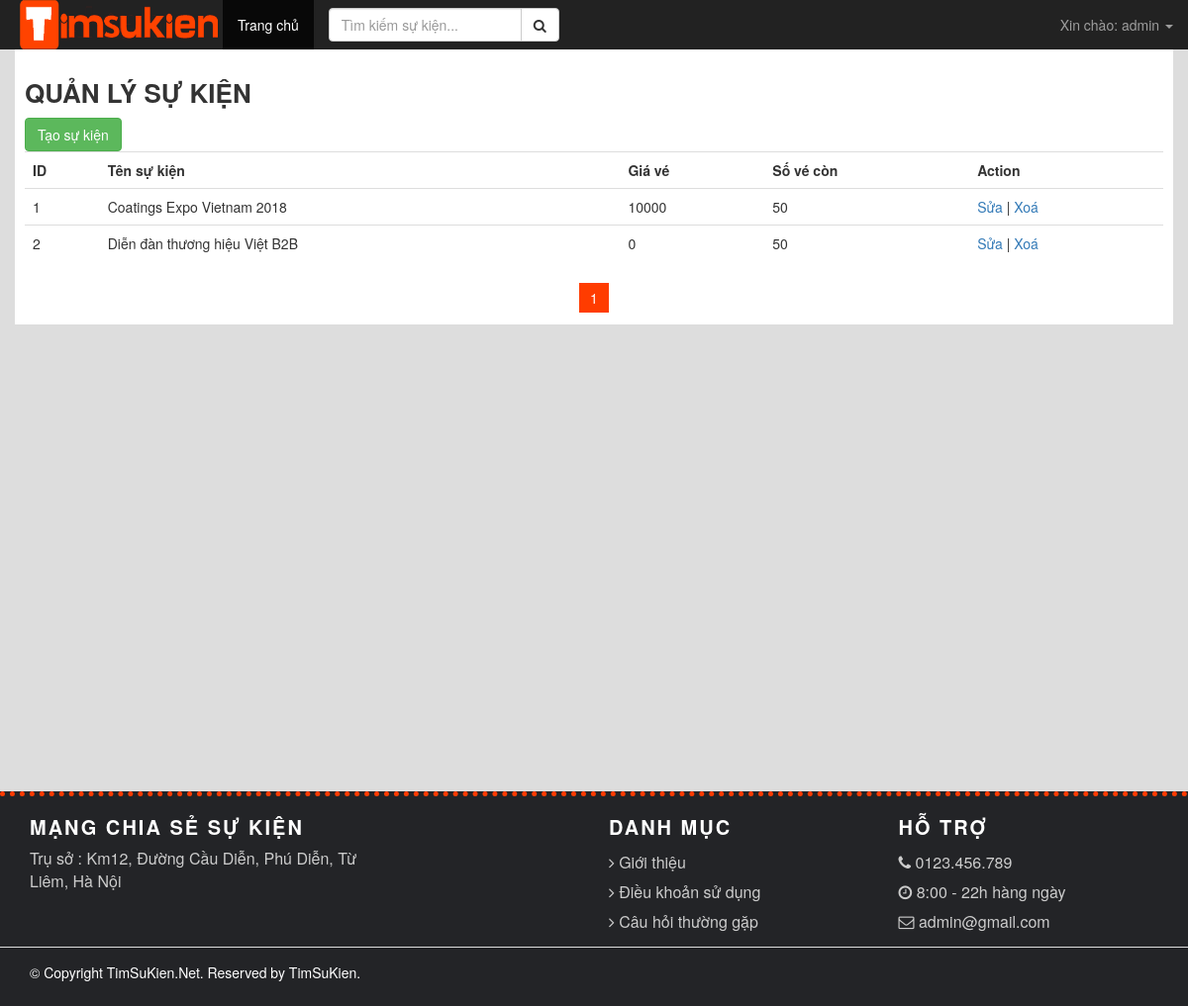
Page /admin/sukien.php (signed in) on the earlier database version.
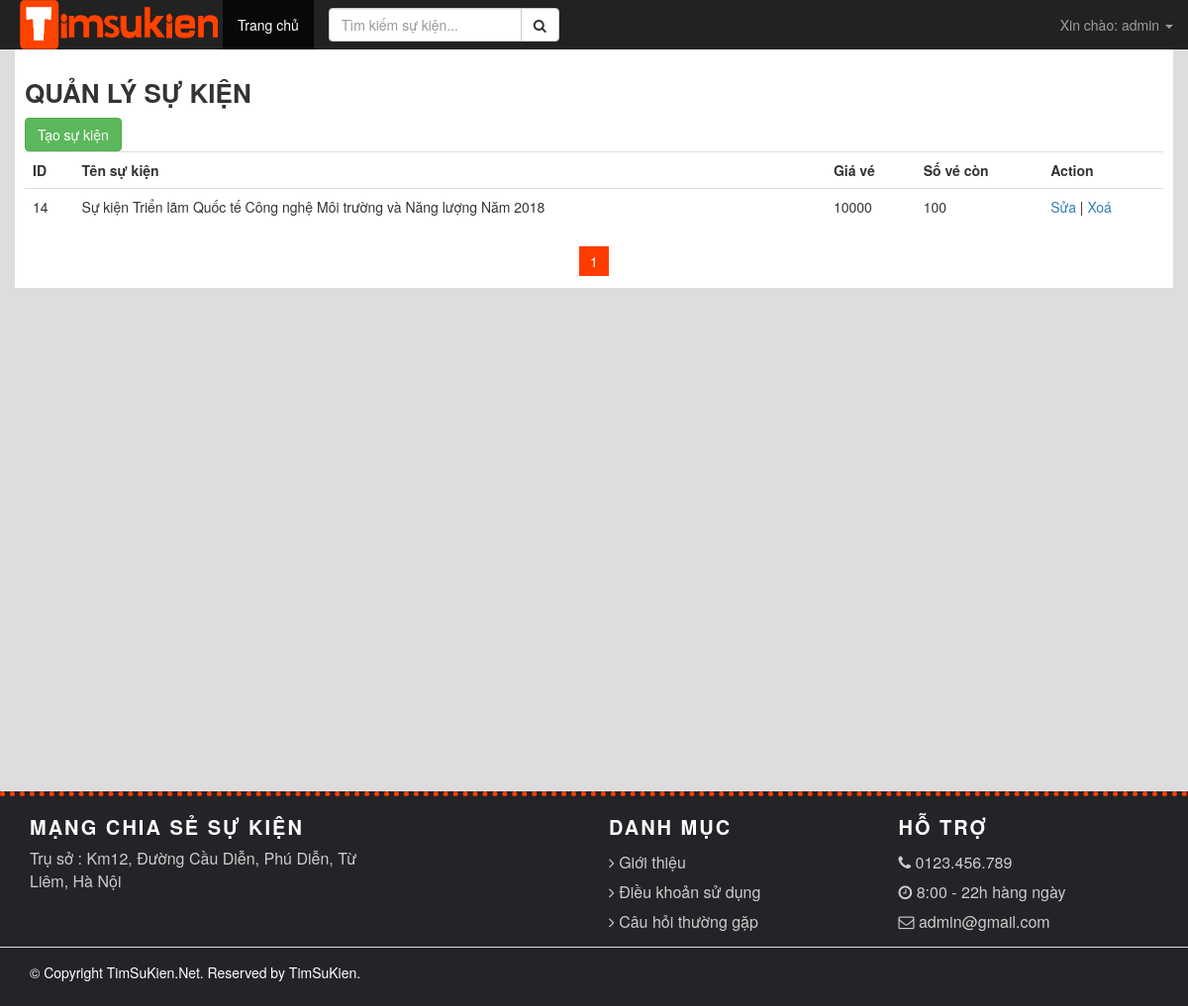
Same page on the later database version.
### tables this page shows
CREATE TABLE `sukien` (
  `id` int(11) NOT NULL,
  `name` varchar(255) NOT NULL,
  `poster` varchar(255) NOT NULL,
  `price` int(11) NOT NULL,
  `time_start` time NOT NULL,
  `time_stop` time NOT NULL,
  `about` text NOT NULL,
  `total_tickets` int(11) NOT NULL,
  `id_diadiem` int(11) NOT NULL,
  `diachi` varchar(255) NOT NULL,
  `date_start` date NOT NULL
);

### system/database.php (called while the page is built, shortened)
<?php
    require_once('config.php');
    $cnn = null;
    function db_whereRaw($table, $query){
        global $cnn;
        $query = "select * from $table where $query";
        $result = mysqli_query($cnn, $query);
        $data = mysqli_fetch_all($result, MYSQLI_ASSOC);
        return $data;
    }
    function db_where($table, $array){
        global $cnn;
        $query = "select * from $table";
        if(sizeof($array) == 3){
            $query .= " where $array[0] $array[1] '$array[2]'";
        } else {
            $query .= " where $array[0] = '$array[1]'";
        }
        $result = mysqli_query($cnn, $query);
        $data = mysqli_fetch_all($result, MYSQLI_ASSOC);
        return $data;
    }
    if(isset($_COOKIE['userid'])){
        $user = db_where('admin', ['id', $_COOKIE['userid']])[0];
    }
?>

### admin/sukien.php (the view, shortened to what this page needs)
<?php
    require_once('../system/header.php');
    $limit = 10;
    $total = count(db_where('sukien', ['date_start', '>', date('Y-m-d')]));
    $start = ($_GET['page'] - 1) * $limit;
    $sukien = db_whereRaw('sukien', "date_start > ".date('Y-m-d')." limit $start,$limit");
?>
<div id="content">
    <div class="container">
    <div class="row">
        <div class="list">
            <h1 class="title">
                Quản lý sự kiện
            </h1>
            <a href="taosk.php">
                <button class="btn btn-success">Tạo sự kiện</button>
            </a>
            <table class="table">
            <tr>
                <th>ID</th>
                <th>Tên sự kiện</th>
                <th>Giá vé</th>
                <th>Số vé còn</th>
                <th>Action</th>
            </tr>
            <?php foreach($sukien as $item){ ?>
            <tr>
                <td><?php echo $item['id'] ?></td>
                <td><?php echo $item['name'] ?></td>
                <td><?php echo $item['price'] ?></td>
                <td><?php echo $item['total_tickets'] ?></td>
                <td>
                <a href="editsk.php?id=<?php echo $item['id'] ?>">Sửa</a> | <a href="editsk.php?id=<?php echo $item['id'] ?>&action=delete">Xoá</a>
                </td>
            </tr>
            <?php } ?>
            </table>
        <?php echo paginate($_GET['page'], $total, $limit); ?>
        </div>
    </div>
    </div>
</div>
<?php
    require_once('../system/footer.php');
?>

### system/header.php (shortened to what this page needs)
<?php
  require_once('database.php');
?>
  <!DOCTYPE html>
  <html lang="en">
  <head>
    <link rel="stylesheet" href="<?php echo base_url(); ?>/public/css/bootstrap.min.css">
    <link rel="stylesheet" href="<?php echo base_url(); ?>/public/css/font-awesome.min.css">
    <link rel="stylesheet" href="<?php echo base_url(); ?>/public/css/app.min.css">
    <link rel="stylesheet" href="<?php echo base_url(); ?>/public/css/swiper.min.css">
  </head>
  <body>
    <header>
      <nav class="navbar navbar-inverse navbar-fixed-top">
        <div class="container-fluid">
          <div class="navbar-header">
            <a class="navbar-logo" href="<?php echo base_url(); ?>">
              <img src="<?php echo base_url(); ?>/public/logo.png" alt="Logo TimSuKien" w>
            </a>
          </div>
          <div class="collapse navbar-collapse" id="bs-example-navbar-collapse-1">
            <ul class="nav navbar-nav">
              <li class="active">
                <a href="#">Trang chủ
                </a>
              </li>
              </ul>
            <form class="navbar-form navbar-left" action="timkiem.php">
              <div class="input-group">
                <input type="text" name="key" class="form-control" placeholder="Tìm kiếm sự kiện...">
                <span class="input-group-btn">
                  <button class="btn btn-default">
                    <i class="fa fa-search"></i>
                  </button>
                </span>
              </div>
            </form>
              <ul class="nav navbar-nav navbar-right">
                  <?php if($user){ ?>
                  <li class="dropdown">
                    <a href="#" class="dropdown-toggle" data-toggle="dropdown" role="button" aria-haspopup="true" aria-expanded="false">Xin chào: <?php echo $user['username']; ?>
                      <span class="caret"></span>
                    </a>
                  </li>
                <?php } ?>
              </ul>
            </div>
        </div>
      </nav>
    </header>

### system/config.php (shortened to what this page needs)
<?php
    function base_url(){
        $dir = __DIR__;
        $dir = str_replace('\\', '/', $dir);
        $dir = pathinfo($dir);
        $dir = str_replace($_SERVER['DOCUMENT_ROOT'], '', $dir['dirname']);
        $protocol = strtolower(substr($_SERVER["SERVER_PROTOCOL"],0,5))=='https'?'https':'http';
        return $protocol.'://'.$_SERVER['HTTP_HOST'].$dir;
    }
    function paginate($index, $total, $limit, $param = null){
        $page = ceil($total/$limit);
        echo '<div class="paginate">';
        for($i = 1; $i <= $page; $i++){
           if($index == $i){
            echo'<span class="active">'.$i.'</span>';
           } else {
            echo'<a href="?'.$param.'&page='.$i.'">'.$i.'</a>';
           }
        }
        echo '</div>';
    }
?>

### system/footer.php (shortened to what this page needs)
<footer>
    <div class="footer-container">
        <div class="container">
            <div class="row">
                <div class="col-lg-4">
                    <div class="footer-content">
                        <h3>MẠNG CHIA SẺ SỰ KIỆN</h3>
                        <span>Trụ sở : Km12, Đường Cầu Diễn, Phú Diễn, Từ Liêm, Hà Nội</span>
                    </div>
                </div>
                <div class="col-lg-2 hidden-xs"></div>
                <div class="col-lg-3">
                    <div class="footer-content">
                        <h3>DANH MỤC</h3>
                        <ul>
                            <li><i class="fa fa-angle-right"></i> <a href="<?php echo base_url() ?>/gioi-thieu.php">Giới thiệu</a></li>
                            <li><i class="fa fa-angle-right"></i> <a href="#">Điều khoản sử dụng</a></li>
                            <li><i class="fa fa-angle-right"></i> <a href="#">Câu hỏi thường gặp</a></li>
                        </ul>
                    </div>
                </div>
                <div class="col-lg-3">
                    <div class="footer-content">
                        <h3>HỖ TRỢ</h3>
                        <ul>
                            <li><a href="#">
                                <i class="fa fa-phone"></i> 0123.456.789
                            </a></li>
                            <li><a href="#">
                                <i class="fa fa-clock-o"></i> 8:00 - 22h hàng ngày
                            </a></li>
                            <li><a href="#">
                                <i class="fa fa-envelope-o"></i> admin@gmail.com
                            </a></li>
                        </ul>
                    </div>
                </div>
            </div>
        </div>
    </div>
    <div class="footer-bar">
        <div class="container">
            <div class="row">
                <div class="col-sm-6">
                    &#169; Copyright TimSuKien.Net. Reserved by TimSuKien.
                </div>
            </div>
        </div>
    </div>
</footer>
</body>
</html>

Differences in the rows shown:
removed sukien: id "1", name "Coatings Expo Vietnam 2018", price "10000", total_tickets "50"
removed sukien: id "2", name "Diễn đàn thương hiệu Việt B2B", price "0", total_tickets "50"
added sukien: id "14", name "Sự kiện Triển lãm Quốc tế Công nghệ Môi trường và Năng lượng Năm 2018", price "10000", total_tickets "100"
